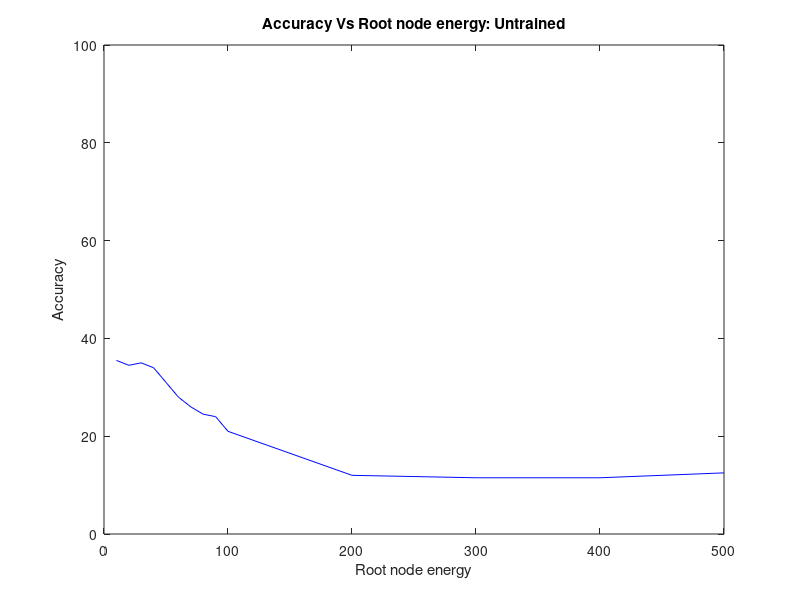

Write the MATLAB code that produced this figure. (Note: this script raises an error after producing the figure.)
clear all;
close all;
clc;
vas.energy_mat = [10:10:100,200:100:500];
branching =[2,3,4,6,8,32,512];
chosen_k=32;
loc_comp=find(branching==chosen_k);

colorc = jet(100);
fr=floor(100/numel(branching));
%% TASK 1 : UNTRAINED
load('task1_MNIST_data_final_2021.mat')
loc=1:numel(vas.energy_mat);
 EFFnew=zeros(size(efficiency(:,loc)));

      
for k =1:numel(branching)
    EFFnew(k,:)=(ACC(k,loc)-ACC(1))./vas.energy_mat(loc);
    EFFnew(EFFnew<0)=0;
  figure(1);  plot(vas.energy_mat, ACC(k,loc),'color',colorc(fr*k,:));ylim([0 100]); hold on;
            title(['Accuracy Vs Root node energy: Untrained'])
        ylabel('Accuracy')
        xlabel('Root node energy');
hold on;

figure(2);
       yyaxis left
       ylim([0,1])
    plot(Energy(loc),ACC(k,loc)/100); xlabel('Energy at Root Node');
    ylabel('$\frac{Test Accuracy}{100}$','Interpreter','latex')
    hold on;
       yyaxis right; ylim([0,1])
    plot(Energy(loc),EFFnew(k,loc));ylabel('Normalized Energy Efficiency');
     
    hold on;
end
legend('k=2','k=3','k=4','k=6','k=8','k=32','k=512');
figure(10);

 yyaxis left
       ylim([0,1])
    plot(Energy(loc),ACC(loc_comp,loc)/100); xlabel('Energy at Root Node');
    ylabel('$\frac{Test Accuracy}{100}$','Interpreter','latex')
    hold on;
       yyaxis right
    plot(Energy(loc),EFFnew(loc_comp,loc));ylabel('Normalized Energy Efficiency');
      title('Accuracy and Efficiency vs Root energy: Untrained')
    hold on;
%% Sequential Training


load('task2_MNIST_data_final_2021.mat');
EFFnew=zeros(size(efficiency(:,loc)));
for k =1:numel(branching)
     EFFnew(k,:)=(Acc(k,loc)-Acc(1))./vas.energy_mat(loc);
    EFFnew(EFFnew<0)=0;
  figure(3);  plot(vas.energy_mat, Acc(k,:),'color',colorc(fr*k,:));ylim([0 100]);hold on;
            title('Accuracy vs Root node energy: Sequential Training')
        ylabel('Accuracy')
        xlabel('Root node energy');
        figure(4);
       yyaxis left
       ylim([0,1])
    plot(evec,Acc(k,:)/100); xlabel('Energy at Root Node');
    ylabel('$\frac{Test Accuracy}{100}$','Interpreter','latex')
    hold on;
       yyaxis right;  ylim([0,1])
    plot(evec,EFFnew(k,:));ylabel('Normalized Energy Efficiency');
    title('Accuracy and Efficiency vs Root energy: Sequential Training');
    hold on;
    disp(['sequential k=',num2str(branching(k)),', maxeff=',num2str(max(EFFnew(k,:))),', at root E=',num2str(Energy(find(EFFnew(k,:)==max(EFFnew(k,:)))))])
end
figure(3);legend('k=2','k=3','k=4','k=6','k=8','k=32','k=512');

figure(10);

 yyaxis left
       ylim([0,1])
    plot(Energy(loc),Acc(loc_comp,loc)/100); xlabel('Energy at Root Node');
    ylabel('$\frac{Test Accuracy}{100}$','Interpreter','latex')
    hold on;
       yyaxis right
    plot(Energy(loc),EFFnew(loc_comp,loc));ylabel('Normalized Energy Efficiency');
      
    hold on;
%% Task3 without R
load('task3_noR_MNIST_data_final_2021.mat');
EFFnew=zeros(size(efficiency(:,loc)));
for k =1:numel(branching)
     EFFnew(k,:)=(ACC(k,loc)-ACC(1))./vas.energy_mat(loc);
    EFFnew(EFFnew<0)=0;
  figure(5);  plot(vas.energy_mat, ACC(k,:),'color',colorc(fr*k,:));ylim([0 100]);hold on;
            title('Accuracy vs Root node energy: Simultaneous  Training')
        ylabel('Accuracy')
        xlabel('Root node energy');
        figure(6);
       yyaxis left
       ylim([0,1])
    plot(evec,ACC(k,:)/100); xlabel('Energy at Root Node');
    ylabel('$\frac{Test Accuracy}{100}$','Interpreter','latex')
    hold on;
       yyaxis right; ylim([0,1]);
    plot(evec,EFFnew(k,:));ylabel('Normalized Energy Efficiency');
    title('Accuracy and Efficiency vs Root energy: Simultaneous Training');
    hold on;
      disp(['k=',num2str(branching(k)),', maxeff=',num2str(max(EFFnew(k,:))),', at root E=',num2str(Energy(find(EFFnew(k,:)==max(EFFnew(k,:)))))])

end

figure(10);

 yyaxis left
       ylim([0,1])
    plot(Energy(loc),ACC(loc_comp,loc)/100); xlabel('Energy at Root Node');
    ylabel('$\frac{Test Accuracy}{100}$','Interpreter','latex')
    hold on;
       yyaxis right
    plot(Energy(loc),EFFnew(loc_comp,loc));ylabel('Normalized Energy Efficiency');
      title('Accuracy and Efficiency vs Root energy: comparison of all 3 regimes')
    hold on;
    legend('Untrained','sequential','simultaneous');